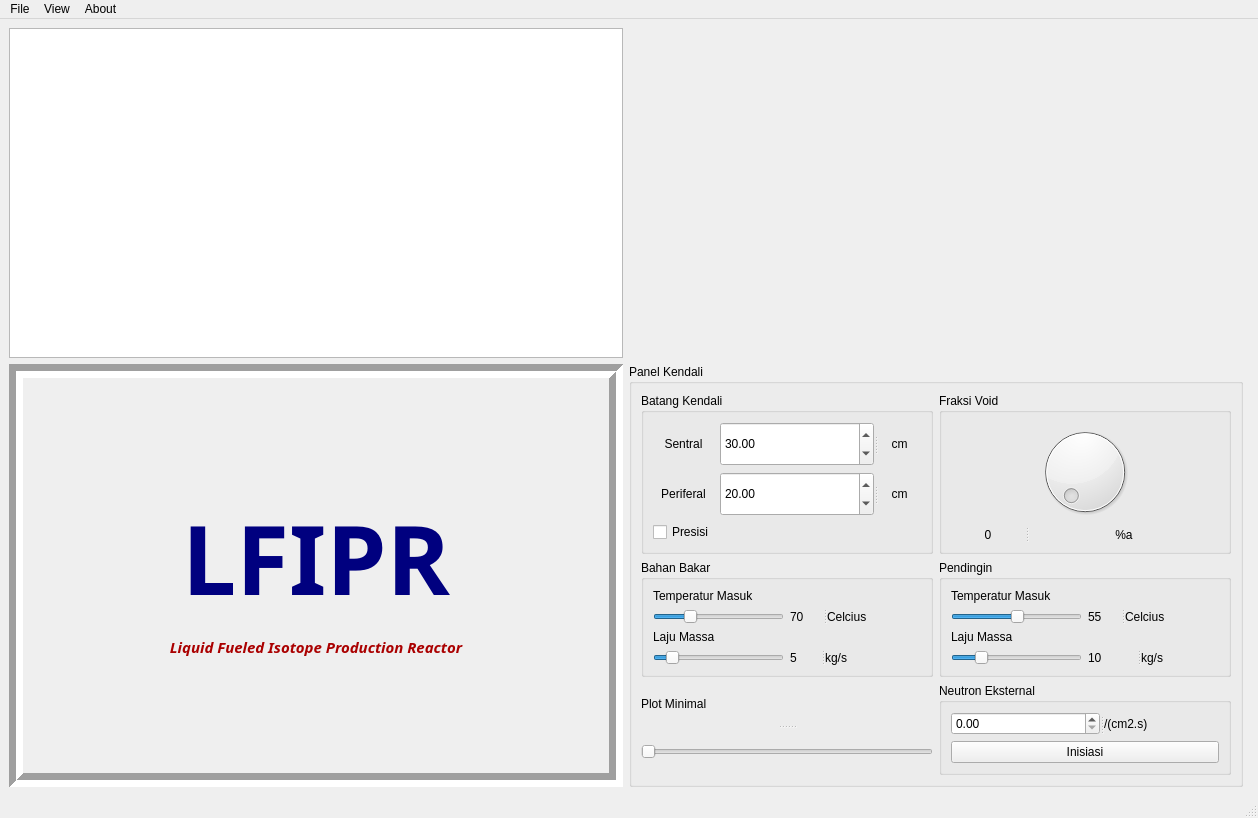
<?xml version="1.0" encoding="UTF-8"?>
<ui version="4.0">
 <class>LFIPRSimulator</class>
 <widget class="QMainWindow" name="LFIPRSimulator">
  <property name="geometry">
   <rect>
    <x>0</x>
    <y>0</y>
    <width>1258</width>
    <height>818</height>
   </rect>
  </property>
  <property name="windowTitle">
   <string>Simulator LFIPR</string>
  </property>
  <widget class="QWidget" name="centralwidget">
   <layout class="QGridLayout" name="gridLayout_3">
    <item row="0" column="2">
     <widget class="MatplotlibWidget" name="mplwidgetPower"/>
    </item>
    <item row="0" column="1">
     <widget class="MatplotlibWidget" name="mplwidgetTemperature"/>
    </item>
    <item row="1" column="0">
     <widget class="QLabel" name="label_7">
      <property name="font">
       <font>
        <family>Franklin Gothic Medium Cond</family>
        <pointsize>24</pointsize>
        <weight>75</weight>
        <italic>false</italic>
        <bold>true</bold>
       </font>
      </property>
      <property name="frameShape">
       <enum>QFrame::Box</enum>
      </property>
      <property name="frameShadow">
       <enum>QFrame::Sunken</enum>
      </property>
      <property name="lineWidth">
       <number>7</number>
      </property>
      <property name="text">
       <string>&lt;html&gt;&lt;head/&gt;&lt;body&gt;&lt;p align=&quot;center&quot;&gt;&lt;span style=&quot; font-size:72pt; color:#00007f;&quot;&gt;LFIPR&lt;/span&gt;&lt;/p&gt;&lt;p align=&quot;center&quot;&gt;&lt;span style=&quot; font-size:11pt; font-style:italic; color:#aa0000;&quot;&gt;Liquid Fueled Isotope Production Reactor&lt;/span&gt;&lt;/p&gt;&lt;/body&gt;&lt;/html&gt;</string>
      </property>
      <property name="textFormat">
       <enum>Qt::RichText</enum>
      </property>
      <property name="alignment">
       <set>Qt::AlignCenter</set>
      </property>
      <property name="wordWrap">
       <bool>false</bool>
      </property>
      <property name="indent">
       <number>0</number>
      </property>
     </widget>
    </item>
    <item row="1" column="1">
     <widget class="QGroupBox" name="groupBox">
      <property name="title">
       <string>Panel Kendali</string>
      </property>
      <layout class="QGridLayout" name="gridLayout">
       <item row="0" column="0">
        <widget class="QGroupBox" name="groupBox_2">
         <property name="title">
          <string>Batang Kendali</string>
         </property>
         <layout class="QGridLayout" name="gridLayout_2">
          <item row="0" column="0">
           <widget class="QLabel" name="label_2">
            <property name="text">
             <string>Sentral</string>
            </property>
            <property name="alignment">
             <set>Qt::AlignCenter</set>
            </property>
           </widget>
          </item>
          <item row="1" column="1">
           <widget class="QSplitter" name="splitter_7">
            <property name="orientation">
             <enum>Qt::Horizontal</enum>
            </property>
            <widget class="QDoubleSpinBox" name="doubleSpinBoxZ2">
             <property name="enabled">
              <bool>true</bool>
             </property>
             <property name="decimals">
              <number>2</number>
             </property>
             <property name="maximum">
              <double>60.000000000000000</double>
             </property>
             <property name="singleStep">
              <double>0.100000000000000</double>
             </property>
             <property name="value">
              <double>20.000000000000000</double>
             </property>
            </widget>
            <widget class="QLabel" name="label_9">
             <property name="text">
              <string>cm</string>
             </property>
             <property name="alignment">
              <set>Qt::AlignCenter</set>
             </property>
            </widget>
           </widget>
          </item>
          <item row="0" column="1">
           <widget class="QSplitter" name="splitter_6">
            <property name="orientation">
             <enum>Qt::Horizontal</enum>
            </property>
            <widget class="QDoubleSpinBox" name="doubleSpinBoxZ1">
             <property name="wrapping">
              <bool>false</bool>
             </property>
             <property name="readOnly">
              <bool>false</bool>
             </property>
             <property name="specialValueText">
              <string/>
             </property>
             <property name="keyboardTracking">
              <bool>true</bool>
             </property>
             <property name="decimals">
              <number>2</number>
             </property>
             <property name="maximum">
              <double>60.000000000000000</double>
             </property>
             <property name="singleStep">
              <double>0.100000000000000</double>
             </property>
             <property name="value">
              <double>30.000000000000000</double>
             </property>
            </widget>
            <widget class="QLabel" name="label_10">
             <property name="text">
              <string>cm</string>
             </property>
             <property name="alignment">
              <set>Qt::AlignCenter</set>
             </property>
            </widget>
           </widget>
          </item>
          <item row="1" column="0">
           <widget class="QLabel" name="label_4">
            <property name="text">
             <string>Periferal</string>
            </property>
            <property name="alignment">
             <set>Qt::AlignCenter</set>
            </property>
           </widget>
          </item>
          <item row="2" column="0">
           <widget class="QCheckBox" name="checkBoxPrecision">
            <property name="text">
             <string>Presisi</string>
            </property>
           </widget>
          </item>
         </layout>
        </widget>
       </item>
       <item row="2" column="1">
        <widget class="QGroupBox" name="groupBox_6">
         <property name="title">
          <string>Neutron Eksternal</string>
         </property>
         <layout class="QGridLayout" name="gridLayout_6">
          <item row="0" column="0">
           <widget class="QSplitter" name="splitter_8">
            <property name="orientation">
             <enum>Qt::Horizontal</enum>
            </property>
            <widget class="QDoubleSpinBox" name="doubleSpinBoxNeutron"/>
            <widget class="QLabel" name="label_6">
             <property name="text">
              <string>/(cm2.s)</string>
             </property>
            </widget>
           </widget>
          </item>
          <item row="1" column="0">
           <widget class="QPushButton" name="pushButtonInitiate">
            <property name="text">
             <string>Inisiasi</string>
            </property>
           </widget>
          </item>
         </layout>
        </widget>
       </item>
       <item row="0" column="1">
        <widget class="QGroupBox" name="groupBox_3">
         <property name="title">
          <string>Fraksi Void</string>
         </property>
         <layout class="QVBoxLayout" name="verticalLayout_2">
          <item>
           <widget class="QDial" name="dialV">
            <property name="maximum">
             <number>500</number>
            </property>
            <property name="singleStep">
             <number>1</number>
            </property>
           </widget>
          </item>
          <item>
           <widget class="QSplitter" name="splitter_5">
            <property name="orientation">
             <enum>Qt::Horizontal</enum>
            </property>
            <widget class="QLabel" name="labelV">
             <property name="text">
              <string>0</string>
             </property>
             <property name="alignment">
              <set>Qt::AlignCenter</set>
             </property>
            </widget>
            <widget class="QLabel" name="label">
             <property name="text">
              <string>%a</string>
             </property>
             <property name="alignment">
              <set>Qt::AlignCenter</set>
             </property>
            </widget>
           </widget>
          </item>
         </layout>
        </widget>
       </item>
       <item row="1" column="0">
        <widget class="QGroupBox" name="groupBox_4">
         <property name="title">
          <string>Bahan Bakar</string>
         </property>
         <layout class="QGridLayout" name="gridLayout_4">
          <item row="0" column="0">
           <widget class="QLabel" name="label_5">
            <property name="text">
             <string>Temperatur Masuk</string>
            </property>
            <property name="alignment">
             <set>Qt::AlignLeading|Qt::AlignLeft|Qt::AlignVCenter</set>
            </property>
           </widget>
          </item>
          <item row="1" column="0">
           <widget class="QSlider" name="horizontalSliderTfin">
            <property name="minimum">
             <number>600</number>
            </property>
            <property name="maximum">
             <number>990</number>
            </property>
            <property name="value">
             <number>700</number>
            </property>
            <property name="sliderPosition">
             <number>700</number>
            </property>
            <property name="orientation">
             <enum>Qt::Horizontal</enum>
            </property>
           </widget>
          </item>
          <item row="1" column="1">
           <widget class="QSplitter" name="splitter">
            <property name="orientation">
             <enum>Qt::Horizontal</enum>
            </property>
            <widget class="QLabel" name="labelTfin">
             <property name="text">
              <string>70</string>
             </property>
             <property name="alignment">
              <set>Qt::AlignLeading|Qt::AlignLeft|Qt::AlignVCenter</set>
             </property>
            </widget>
            <widget class="QLabel" name="label_12">
             <property name="text">
              <string>Celcius</string>
             </property>
             <property name="alignment">
              <set>Qt::AlignLeading|Qt::AlignLeft|Qt::AlignVCenter</set>
             </property>
            </widget>
           </widget>
          </item>
          <item row="2" column="0">
           <widget class="QLabel" name="label_13">
            <property name="text">
             <string>Laju Massa</string>
            </property>
            <property name="alignment">
             <set>Qt::AlignLeading|Qt::AlignLeft|Qt::AlignVCenter</set>
            </property>
           </widget>
          </item>
          <item row="3" column="0">
           <widget class="QSlider" name="horizontalSliderMdotf">
            <property name="maximum">
             <number>500</number>
            </property>
            <property name="value">
             <number>50</number>
            </property>
            <property name="sliderPosition">
             <number>50</number>
            </property>
            <property name="orientation">
             <enum>Qt::Horizontal</enum>
            </property>
           </widget>
          </item>
          <item row="3" column="1">
           <widget class="QSplitter" name="splitter_2">
            <property name="orientation">
             <enum>Qt::Horizontal</enum>
            </property>
            <widget class="QLabel" name="labelMdotf">
             <property name="text">
              <string>5</string>
             </property>
             <property name="alignment">
              <set>Qt::AlignLeading|Qt::AlignLeft|Qt::AlignVCenter</set>
             </property>
            </widget>
            <widget class="QLabel" name="label_14">
             <property name="text">
              <string>kg/s</string>
             </property>
             <property name="alignment">
              <set>Qt::AlignLeading|Qt::AlignLeft|Qt::AlignVCenter</set>
             </property>
            </widget>
           </widget>
          </item>
         </layout>
        </widget>
       </item>
       <item row="2" column="0">
        <widget class="QSplitter" name="splitter_9">
         <property name="orientation">
          <enum>Qt::Vertical</enum>
         </property>
         <widget class="QLabel" name="label_3">
          <property name="text">
           <string>Plot Minimal</string>
          </property>
         </widget>
         <widget class="QSlider" name="horizontalSliderPlot">
          <property name="orientation">
           <enum>Qt::Horizontal</enum>
          </property>
         </widget>
        </widget>
       </item>
       <item row="1" column="1">
        <widget class="QGroupBox" name="groupBox_5">
         <property name="title">
          <string>Pendingin</string>
         </property>
         <layout class="QGridLayout" name="gridLayout_5">
          <item row="0" column="0">
           <widget class="QLabel" name="label_16">
            <property name="text">
             <string>Temperatur Masuk</string>
            </property>
            <property name="alignment">
             <set>Qt::AlignLeading|Qt::AlignLeft|Qt::AlignVCenter</set>
            </property>
           </widget>
          </item>
          <item row="1" column="0">
           <widget class="QSlider" name="horizontalSliderTcin">
            <property name="minimum">
             <number>100</number>
            </property>
            <property name="maximum">
             <number>990</number>
            </property>
            <property name="value">
             <number>550</number>
            </property>
            <property name="orientation">
             <enum>Qt::Horizontal</enum>
            </property>
           </widget>
          </item>
          <item row="1" column="1">
           <widget class="QSplitter" name="splitter_3">
            <property name="orientation">
             <enum>Qt::Horizontal</enum>
            </property>
            <widget class="QLabel" name="labelTcin">
             <property name="text">
              <string>55</string>
             </property>
             <property name="alignment">
              <set>Qt::AlignLeading|Qt::AlignLeft|Qt::AlignVCenter</set>
             </property>
            </widget>
            <widget class="QLabel" name="label_18">
             <property name="text">
              <string>Celcius</string>
             </property>
             <property name="alignment">
              <set>Qt::AlignLeading|Qt::AlignLeft|Qt::AlignVCenter</set>
             </property>
            </widget>
           </widget>
          </item>
          <item row="2" column="0">
           <widget class="QLabel" name="label_19">
            <property name="text">
             <string>Laju Massa</string>
            </property>
            <property name="alignment">
             <set>Qt::AlignLeading|Qt::AlignLeft|Qt::AlignVCenter</set>
            </property>
           </widget>
          </item>
          <item row="3" column="0">
           <widget class="QSlider" name="horizontalSliderMdotc">
            <property name="maximum">
             <number>500</number>
            </property>
            <property name="value">
             <number>100</number>
            </property>
            <property name="sliderPosition">
             <number>100</number>
            </property>
            <property name="orientation">
             <enum>Qt::Horizontal</enum>
            </property>
           </widget>
          </item>
          <item row="3" column="1">
           <widget class="QSplitter" name="splitter_4">
            <property name="orientation">
             <enum>Qt::Horizontal</enum>
            </property>
            <widget class="QLabel" name="labelMdotc">
             <property name="text">
              <string>10</string>
             </property>
             <property name="alignment">
              <set>Qt::AlignLeading|Qt::AlignLeft|Qt::AlignVCenter</set>
             </property>
            </widget>
            <widget class="QLabel" name="label_21">
             <property name="text">
              <string>kg/s</string>
             </property>
             <property name="alignment">
              <set>Qt::AlignLeading|Qt::AlignLeft|Qt::AlignVCenter</set>
             </property>
            </widget>
           </widget>
          </item>
         </layout>
        </widget>
       </item>
      </layout>
     </widget>
    </item>
    <item row="1" column="2">
     <widget class="MatplotlibWidget" name="mplwidgetReactivity"/>
    </item>
    <item row="0" column="0">
     <widget class="QGraphicsView" name="graphicsView">
      <property name="sizePolicy">
       <sizepolicy hsizetype="Expanding" vsizetype="Expanding">
        <horstretch>0</horstretch>
        <verstretch>0</verstretch>
       </sizepolicy>
      </property>
     </widget>
    </item>
   </layout>
   <zorder>mplwidgetPower</zorder>
   <zorder>mplwidgetReactivity</zorder>
   <zorder>graphicsView</zorder>
   <zorder>label_7</zorder>
   <zorder>groupBox</zorder>
   <zorder>mplwidgetTemperature</zorder>
  </widget>
  <widget class="QMenuBar" name="menubar">
   <property name="geometry">
    <rect>
     <x>0</x>
     <y>0</y>
     <width>1258</width>
     <height>21</height>
    </rect>
   </property>
   <widget class="QMenu" name="menuView">
    <property name="title">
     <string>View</string>
    </property>
    <addaction name="actionXenon_135"/>
    <addaction name="actionSamarium_149_dan_Promethium_149"/>
   </widget>
   <widget class="QMenu" name="menuFile">
    <property name="title">
     <string>File</string>
    </property>
    <addaction name="actionKeluar"/>
   </widget>
   <widget class="QMenu" name="menuAbout">
    <property name="title">
     <string>About</string>
    </property>
   </widget>
   <addaction name="menuFile"/>
   <addaction name="menuView"/>
   <addaction name="menuAbout"/>
  </widget>
  <widget class="QStatusBar" name="statusbar"/>
  <action name="actionFluks_Thermal">
   <property name="text">
    <string>Fluks Neutron Thermal</string>
   </property>
  </action>
  <action name="actionFluks_Neutron_Cepat">
   <property name="text">
    <string>Fluks Neutron Cepat</string>
   </property>
  </action>
  <action name="actionDaya_Reaktor">
   <property name="text">
    <string>Daya Reaktor</string>
   </property>
  </action>
  <action name="actionTemperatur_Bahan_Bakar">
   <property name="text">
    <string>Temperatur Bahan Bakar</string>
   </property>
  </action>
  <action name="actionTemperatur_Pendingin">
   <property name="text">
    <string>Temperatur Pendingin</string>
   </property>
  </action>
  <action name="actionTemperatur_Pendingin_2">
   <property name="text">
    <string>Temperatur Pendingin</string>
   </property>
  </action>
  <action name="actionTemperatur_Bahan_Bakar_2">
   <property name="text">
    <string>Temperatur Bahan Bakar</string>
   </property>
  </action>
  <action name="actionReaktivitas">
   <property name="text">
    <string>Reaktivitas</string>
   </property>
  </action>
  <action name="actionPrekursor_Grup_1">
   <property name="text">
    <string>Prekursor Grup 1</string>
   </property>
  </action>
  <action name="actionPrekursor_Grup_2">
   <property name="text">
    <string>Prekursor Grup 2</string>
   </property>
  </action>
  <action name="actionPrekursor_Grup_3">
   <property name="text">
    <string>Prekursor Grup 3</string>
   </property>
  </action>
  <action name="actionPrekursor_Grup_4">
   <property name="text">
    <string>Prekursor Grup 4</string>
   </property>
  </action>
  <action name="actionPrekursor_Grup_5">
   <property name="text">
    <string>Prekursor Grup 5</string>
   </property>
  </action>
  <action name="actionPrekursor_Grup_6">
   <property name="text">
    <string>Prekursor Grup 6</string>
   </property>
  </action>
  <action name="actionKeluar">
   <property name="text">
    <string>Keluar</string>
   </property>
  </action>
  <action name="actionBuat_Dokumen">
   <property name="text">
    <string>Membuat Dokumen</string>
   </property>
  </action>
  <action name="actionXenon_135">
   <property name="text">
    <string>Xenon-135 dan Iodine-135</string>
   </property>
  </action>
  <action name="actionSamarium_149_dan_Promethium_149">
   <property name="text">
    <string>Samarium-149 dan Promethium-149</string>
   </property>
  </action>
 </widget>
 <customwidgets>
  <customwidget>
   <class>MatplotlibWidget</class>
   <extends>QWidget</extends>
   <header>matplotlibwidget</header>
  </customwidget>
 </customwidgets>
 <resources/>
 <connections/>
</ui>
